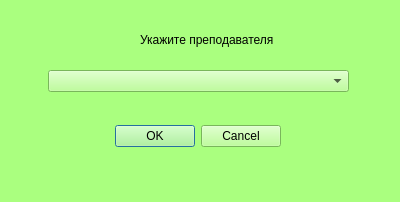
<?xml version="1.0" encoding="UTF-8"?>
<ui version="4.0">
 <class>Dialog4</class>
 <widget class="QDialog" name="Dialog4">
  <property name="geometry">
   <rect>
    <x>0</x>
    <y>0</y>
    <width>400</width>
    <height>202</height>
   </rect>
  </property>
  <property name="palette">
   <palette>
    <active>
     <colorrole role="WindowText">
      <brush brushstyle="SolidPattern">
       <color alpha="255">
        <red>0</red>
        <green>0</green>
        <blue>0</blue>
       </color>
      </brush>
     </colorrole>
     <colorrole role="Button">
      <brush brushstyle="SolidPattern">
       <color alpha="255">
        <red>170</red>
        <green>255</green>
        <blue>127</blue>
       </color>
      </brush>
     </colorrole>
     <colorrole role="Light">
      <brush brushstyle="SolidPattern">
       <color alpha="255">
        <red>255</red>
        <green>255</green>
        <blue>255</blue>
       </color>
      </brush>
     </colorrole>
     <colorrole role="Midlight">
      <brush brushstyle="SolidPattern">
       <color alpha="255">
        <red>212</red>
        <green>255</green>
        <blue>191</blue>
       </color>
      </brush>
     </colorrole>
     <colorrole role="Dark">
      <brush brushstyle="SolidPattern">
       <color alpha="255">
        <red>85</red>
        <green>127</green>
        <blue>63</blue>
       </color>
      </brush>
     </colorrole>
     <colorrole role="Mid">
      <brush brushstyle="SolidPattern">
       <color alpha="255">
        <red>113</red>
        <green>170</green>
        <blue>84</blue>
       </color>
      </brush>
     </colorrole>
     <colorrole role="Text">
      <brush brushstyle="SolidPattern">
       <color alpha="255">
        <red>0</red>
        <green>0</green>
        <blue>0</blue>
       </color>
      </brush>
     </colorrole>
     <colorrole role="BrightText">
      <brush brushstyle="SolidPattern">
       <color alpha="255">
        <red>255</red>
        <green>255</green>
        <blue>255</blue>
       </color>
      </brush>
     </colorrole>
     <colorrole role="ButtonText">
      <brush brushstyle="SolidPattern">
       <color alpha="255">
        <red>0</red>
        <green>0</green>
        <blue>0</blue>
       </color>
      </brush>
     </colorrole>
     <colorrole role="Base">
      <brush brushstyle="SolidPattern">
       <color alpha="255">
        <red>255</red>
        <green>255</green>
        <blue>255</blue>
       </color>
      </brush>
     </colorrole>
     <colorrole role="Window">
      <brush brushstyle="SolidPattern">
       <color alpha="255">
        <red>170</red>
        <green>255</green>
        <blue>127</blue>
       </color>
      </brush>
     </colorrole>
     <colorrole role="Shadow">
      <brush brushstyle="SolidPattern">
       <color alpha="255">
        <red>0</red>
        <green>0</green>
        <blue>0</blue>
       </color>
      </brush>
     </colorrole>
     <colorrole role="AlternateBase">
      <brush brushstyle="SolidPattern">
       <color alpha="255">
        <red>212</red>
        <green>255</green>
        <blue>191</blue>
       </color>
      </brush>
     </colorrole>
     <colorrole role="ToolTipBase">
      <brush brushstyle="SolidPattern">
       <color alpha="255">
        <red>255</red>
        <green>255</green>
        <blue>220</blue>
       </color>
      </brush>
     </colorrole>
     <colorrole role="ToolTipText">
      <brush brushstyle="SolidPattern">
       <color alpha="255">
        <red>0</red>
        <green>0</green>
        <blue>0</blue>
       </color>
      </brush>
     </colorrole>
    </active>
    <inactive>
     <colorrole role="WindowText">
      <brush brushstyle="SolidPattern">
       <color alpha="255">
        <red>0</red>
        <green>0</green>
        <blue>0</blue>
       </color>
      </brush>
     </colorrole>
     <colorrole role="Button">
      <brush brushstyle="SolidPattern">
       <color alpha="255">
        <red>170</red>
        <green>255</green>
        <blue>127</blue>
       </color>
      </brush>
     </colorrole>
     <colorrole role="Light">
      <brush brushstyle="SolidPattern">
       <color alpha="255">
        <red>255</red>
        <green>255</green>
        <blue>255</blue>
       </color>
      </brush>
     </colorrole>
     <colorrole role="Midlight">
      <brush brushstyle="SolidPattern">
       <color alpha="255">
        <red>212</red>
        <green>255</green>
        <blue>191</blue>
       </color>
      </brush>
     </colorrole>
     <colorrole role="Dark">
      <brush brushstyle="SolidPattern">
       <color alpha="255">
        <red>85</red>
        <green>127</green>
        <blue>63</blue>
       </color>
      </brush>
     </colorrole>
     <colorrole role="Mid">
      <brush brushstyle="SolidPattern">
       <color alpha="255">
        <red>113</red>
        <green>170</green>
        <blue>84</blue>
       </color>
      </brush>
     </colorrole>
     <colorrole role="Text">
      <brush brushstyle="SolidPattern">
       <color alpha="255">
        <red>0</red>
        <green>0</green>
        <blue>0</blue>
       </color>
      </brush>
     </colorrole>
     <colorrole role="BrightText">
      <brush brushstyle="SolidPattern">
       <color alpha="255">
        <red>255</red>
        <green>255</green>
        <blue>255</blue>
       </color>
      </brush>
     </colorrole>
     <colorrole role="ButtonText">
      <brush brushstyle="SolidPattern">
       <color alpha="255">
        <red>0</red>
        <green>0</green>
        <blue>0</blue>
       </color>
      </brush>
     </colorrole>
     <colorrole role="Base">
      <brush brushstyle="SolidPattern">
       <color alpha="255">
        <red>255</red>
        <green>255</green>
        <blue>255</blue>
       </color>
      </brush>
     </colorrole>
     <colorrole role="Window">
      <brush brushstyle="SolidPattern">
       <color alpha="255">
        <red>170</red>
        <green>255</green>
        <blue>127</blue>
       </color>
      </brush>
     </colorrole>
     <colorrole role="Shadow">
      <brush brushstyle="SolidPattern">
       <color alpha="255">
        <red>0</red>
        <green>0</green>
        <blue>0</blue>
       </color>
      </brush>
     </colorrole>
     <colorrole role="AlternateBase">
      <brush brushstyle="SolidPattern">
       <color alpha="255">
        <red>212</red>
        <green>255</green>
        <blue>191</blue>
       </color>
      </brush>
     </colorrole>
     <colorrole role="ToolTipBase">
      <brush brushstyle="SolidPattern">
       <color alpha="255">
        <red>255</red>
        <green>255</green>
        <blue>220</blue>
       </color>
      </brush>
     </colorrole>
     <colorrole role="ToolTipText">
      <brush brushstyle="SolidPattern">
       <color alpha="255">
        <red>0</red>
        <green>0</green>
        <blue>0</blue>
       </color>
      </brush>
     </colorrole>
    </inactive>
    <disabled>
     <colorrole role="WindowText">
      <brush brushstyle="SolidPattern">
       <color alpha="255">
        <red>85</red>
        <green>127</green>
        <blue>63</blue>
       </color>
      </brush>
     </colorrole>
     <colorrole role="Button">
      <brush brushstyle="SolidPattern">
       <color alpha="255">
        <red>170</red>
        <green>255</green>
        <blue>127</blue>
       </color>
      </brush>
     </colorrole>
     <colorrole role="Light">
      <brush brushstyle="SolidPattern">
       <color alpha="255">
        <red>255</red>
        <green>255</green>
        <blue>255</blue>
       </color>
      </brush>
     </colorrole>
     <colorrole role="Midlight">
      <brush brushstyle="SolidPattern">
       <color alpha="255">
        <red>212</red>
        <green>255</green>
        <blue>191</blue>
       </color>
      </brush>
     </colorrole>
     <colorrole role="Dark">
      <brush brushstyle="SolidPattern">
       <color alpha="255">
        <red>85</red>
        <green>127</green>
        <blue>63</blue>
       </color>
      </brush>
     </colorrole>
     <colorrole role="Mid">
      <brush brushstyle="SolidPattern">
       <color alpha="255">
        <red>113</red>
        <green>170</green>
        <blue>84</blue>
       </color>
      </brush>
     </colorrole>
     <colorrole role="Text">
      <brush brushstyle="SolidPattern">
       <color alpha="255">
        <red>85</red>
        <green>127</green>
        <blue>63</blue>
       </color>
      </brush>
     </colorrole>
     <colorrole role="BrightText">
      <brush brushstyle="SolidPattern">
       <color alpha="255">
        <red>255</red>
        <green>255</green>
        <blue>255</blue>
       </color>
      </brush>
     </colorrole>
     <colorrole role="ButtonText">
      <brush brushstyle="SolidPattern">
       <color alpha="255">
        <red>85</red>
        <green>127</green>
        <blue>63</blue>
       </color>
      </brush>
     </colorrole>
     <colorrole role="Base">
      <brush brushstyle="SolidPattern">
       <color alpha="255">
        <red>170</red>
        <green>255</green>
        <blue>127</blue>
       </color>
      </brush>
     </colorrole>
     <colorrole role="Window">
      <brush brushstyle="SolidPattern">
       <color alpha="255">
        <red>170</red>
        <green>255</green>
        <blue>127</blue>
       </color>
      </brush>
     </colorrole>
     <colorrole role="Shadow">
      <brush brushstyle="SolidPattern">
       <color alpha="255">
        <red>0</red>
        <green>0</green>
        <blue>0</blue>
       </color>
      </brush>
     </colorrole>
     <colorrole role="AlternateBase">
      <brush brushstyle="SolidPattern">
       <color alpha="255">
        <red>170</red>
        <green>255</green>
        <blue>127</blue>
       </color>
      </brush>
     </colorrole>
     <colorrole role="ToolTipBase">
      <brush brushstyle="SolidPattern">
       <color alpha="255">
        <red>255</red>
        <green>255</green>
        <blue>220</blue>
       </color>
      </brush>
     </colorrole>
     <colorrole role="ToolTipText">
      <brush brushstyle="SolidPattern">
       <color alpha="255">
        <red>0</red>
        <green>0</green>
        <blue>0</blue>
       </color>
      </brush>
     </colorrole>
    </disabled>
   </palette>
  </property>
  <property name="windowTitle">
   <string>Выбор преподавателя</string>
  </property>
  <widget class="QDialogButtonBox" name="buttonBox">
   <property name="geometry">
    <rect>
     <x>-60</x>
     <y>120</y>
     <width>341</width>
     <height>32</height>
    </rect>
   </property>
   <property name="orientation">
    <enum>Qt::Horizontal</enum>
   </property>
   <property name="standardButtons">
    <set>QDialogButtonBox::Cancel|QDialogButtonBox::Ok</set>
   </property>
  </widget>
  <widget class="QLabel" name="label">
   <property name="geometry">
    <rect>
     <x>140</x>
     <y>30</y>
     <width>141</width>
     <height>20</height>
    </rect>
   </property>
   <property name="text">
    <string>Укажите преподавателя</string>
   </property>
  </widget>
  <widget class="QComboBox" name="comboBox">
   <property name="geometry">
    <rect>
     <x>48</x>
     <y>70</y>
     <width>301</width>
     <height>22</height>
    </rect>
   </property>
  </widget>
 </widget>
 <resources/>
 <connections>
  <connection>
   <sender>buttonBox</sender>
   <signal>accepted()</signal>
   <receiver>Dialog4</receiver>
   <slot>accept()</slot>
   <hints>
    <hint type="sourcelabel">
     <x>248</x>
     <y>254</y>
    </hint>
    <hint type="destinationlabel">
     <x>157</x>
     <y>274</y>
    </hint>
   </hints>
  </connection>
  <connection>
   <sender>buttonBox</sender>
   <signal>rejected()</signal>
   <receiver>Dialog4</receiver>
   <slot>reject()</slot>
   <hints>
    <hint type="sourcelabel">
     <x>316</x>
     <y>260</y>
    </hint>
    <hint type="destinationlabel">
     <x>286</x>
     <y>274</y>
    </hint>
   </hints>
  </connection>
 </connections>
</ui>
